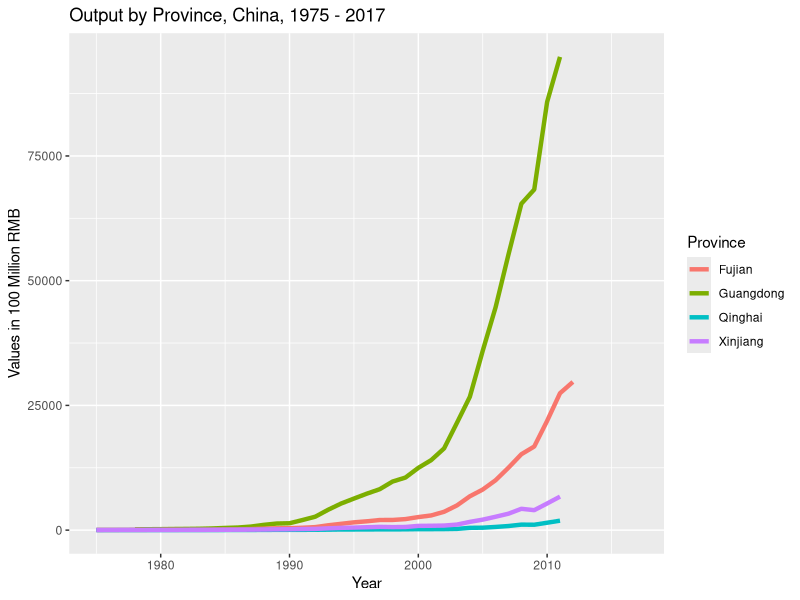
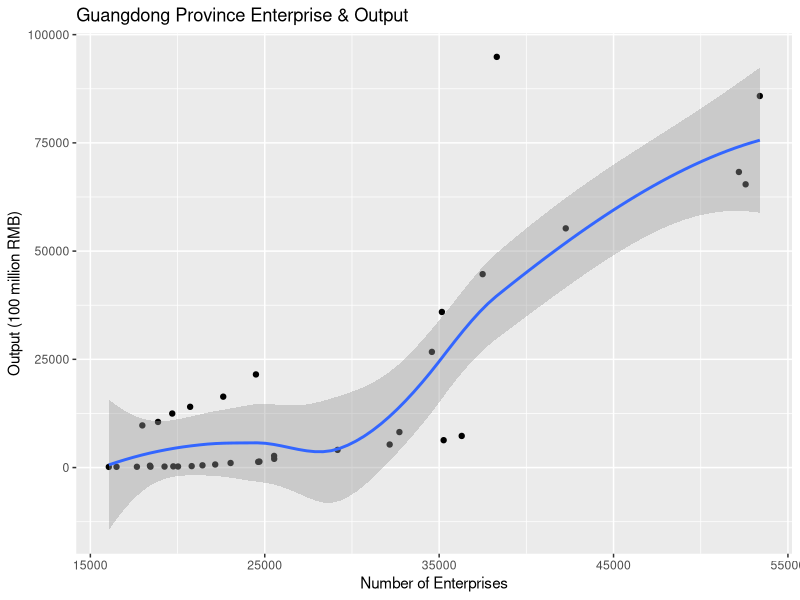

Write the R code that produced these figures, in order.
library(tidyverse)

object1 <- read.csv("China_EO_49to17.csv", fileEncoding = "latin1")
object2 <- as_tibble(object1)

Year <- seq(from=1949, to=2017)
object2$Year <- Year

# Filters dataset for years after 1975 first, then plots outputs against Year of several provinces
line_grph1 <- filter(object2, Year >= 1975) %>%
  ggplot() +
  geom_line(mapping = aes(x = Year, y = Guangdong_Output, color = "Guangdong"), size = 1.5, na.rm = TRUE) +
  geom_line(mapping = aes(x = Year, y = Fujian_Output, color = "Fujian"), size = 1.5, na.rm = TRUE) +
  geom_line(mapping = aes(x = Year, y = Qinghai_Output, color = "Qinghai"), size = 1.5, na.rm = TRUE) +
  geom_line(mapping = aes(x = Year, y = Xinjiang_Output, color = "Xinjiang"), size = 1.5, na.rm = TRUE) +
  scale_color_discrete(name = "Province") +
  scale_y_continuous(name = "Values in 100 Million RMB") +
  ggtitle("Output by Province, China, 1975 - 2017")

# Filters dataset for years after 1975 first, then plots Guandong Output + Enterpise with point and smooth geoms respectively
line_grph2 <- filter(object2, Year >= 1975) %>%
  ggplot() +
  geom_point(mapping = aes(x = Guangdong_Enterprise, y = Guangdong_Output), na.rm = TRUE) +
  geom_smooth(mapping = aes(x = Guangdong_Enterprise, y = Guangdong_Output), na.rm = TRUE) +
  scale_y_continuous(name = "Output (100 million RMB)") +
  scale_x_continuous(name = "Number of Enterprises") +
  ggtitle("Guangdong Province Enterprise & Output")
